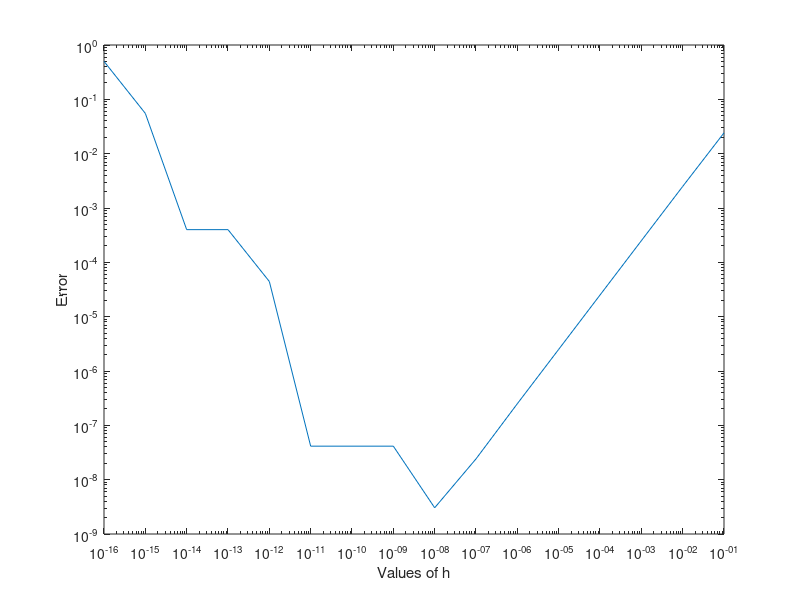

MATLAB code for this plot:
% a.
prompt = 'Write the value of x';
x = input(prompt);
result=1/(1+x*x) %derivative of atan(x)

% b.
a=1;
trueval=1/(1+a*a); %derivative of atan(a)
Error=[];%creation of Error array
for i=1:16 %loop for executive error of different stepsizes
  h=10^-i;
  expval=(atan(a+h)-atan(a))/h;
  Error(i)=abs(trueval-expval);%creates an array of 1X16 values of array at different valyes of stepsizes
end
n=[-1:-1:-16];
h=10.^n;%array of 16 different values of h
loglog(h,Error) %grapg betweeen values of h and Error
xlabel('Values of h');
ylabel('Error');
